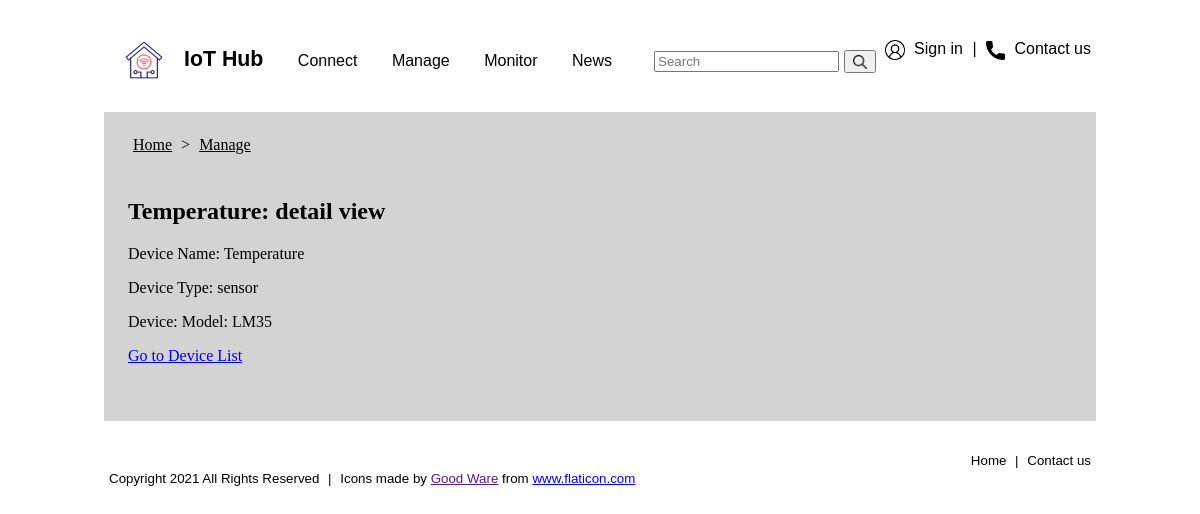
The app's page /CNIT581-048-project3/detail/1/ with its own data.
### hubapp/models.py (models this page shows, shortened)
class Devices(models.Model):
    device_name = models.CharField(max_length=20, default="")
    type_choices = (
        ('sensor', 'sensor'),
        ('actuator', 'actuator'),
    )
    device_type = models.CharField(max_length=10, choices=type_choices)
    device_model = models.CharField(max_length=30, default="")
    last_updated = models.DateField(auto_now=True)
    registered = models.DateField(auto_now_add=True)

### hubapp/views.py (the view)
# urls.py: path('detail/<int:id>/', views.detail, name='detail'),
def detail(request, id):
    device = Devices.objects.get(pk=id)
    return render(request, 'hubapp/detail.html', {'device': device})

### hubapp/templates/hubapp/detail.html
{% extends "hubapp/base.html" %}
{% block header %}
    <a href="{% url 'index' %}">Home</a> >
    <a href="{% url 'list' %}">Manage</a>
{% endblock header %}
{% block title %}
    <h2>
        {{device.device_name}}: detail view
    </h2>
{% endblock title %}
{% block content %}
    <div>
      <p>Device Name: {{device.device_name}}</p>
    </div>
     <div>
      <p>Device Type: {{device.device_type}}</p>
    </div>
    <div>
      <p>Device: Model: {{device.device_model}}</p>
    </div>
  <div><a href="{% url 'list' %}">Go to Device List</a></div>
{% endblock content %}

### hubapp/static/hubapp/style.css (style rules this page uses)
* { box-sizing: border-box; }
body { padding: 2vh 4vw 2vh 4vw; }
#title-container > a { margin: 5px; color: black; }

### records on screen
Devices: device_name "Temperature", device_type "sensor", device_model "LM35"
